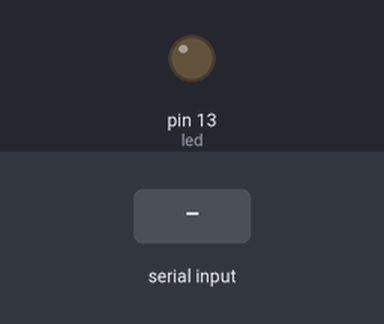
A sketch run on a simulated Arduino Uno, built with avr-gcc and run on an emulated ATmega328P. On the bench: output pins drawn as LEDs (lit = HIGH). Dashed ring = blinking. The inputs (shaded band) are chosen by the test bench.

Above: at 1.2 s.
1.3 s: "90,45\n" received over Serial
At 1.8 s:
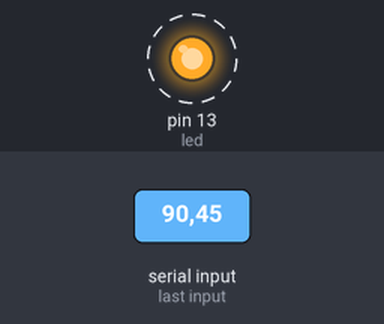
4.3 s: "30,150\n" received over Serial
7.3 s: "5\n" received over Serial
Timing chart, 0 to 11.8 s (numbered marks = the images above; inputs shaded):
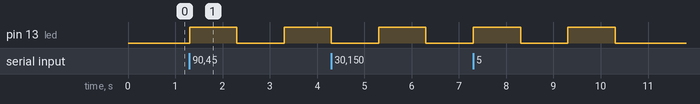

Measured:
- after the input at 1.3 s, pin 13 (led): LOW → HIGH at once, → LOW 1.0 s later, → HIGH 1.0 s later

The sketch:

exLoop.ino
```cpp
int recebido = 0;
int led = 13;
int count = 0;

void setup()
{
  Serial.begin(9600);
  pinMode(led, OUTPUT);
}


void loop()
{

if(Serial.available() > 0){
recebido = Serial.parseInt();}

   if(count < recebido){

      digitalWrite(led,HIGH);
      delay(1000);
      digitalWrite(led,LOW);
      delay(1000);

      count++;
  }

 }
```
